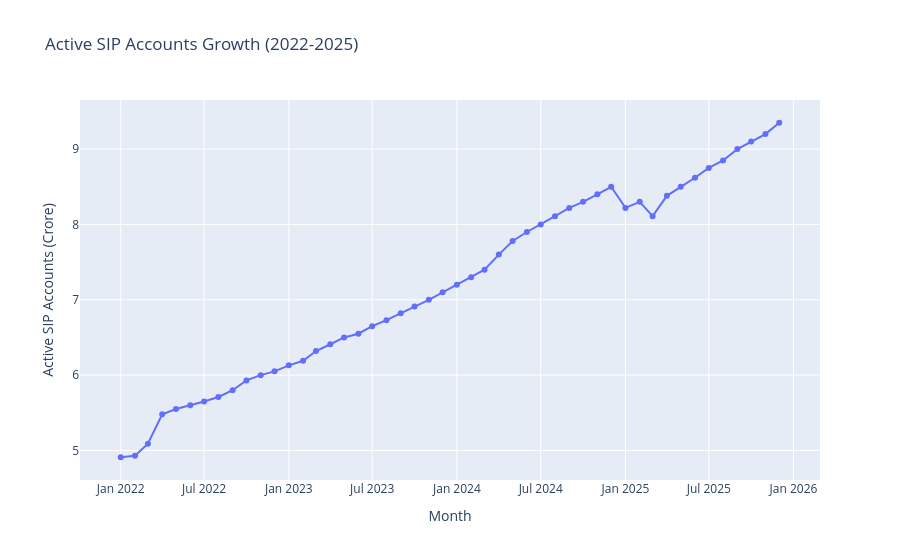

The notebook cell this image was saved under:
### Code cell
import plotly.express as px

fig = px.line(
    sip,
    x='month',
    y='active_sip_accounts_crore',
    markers=True,
    title='Active SIP Accounts Growth (2022-2025)'
)

fig.update_layout(
    xaxis_title='Month',
    yaxis_title='Active SIP Accounts (Crore)'
)

fig.show()
